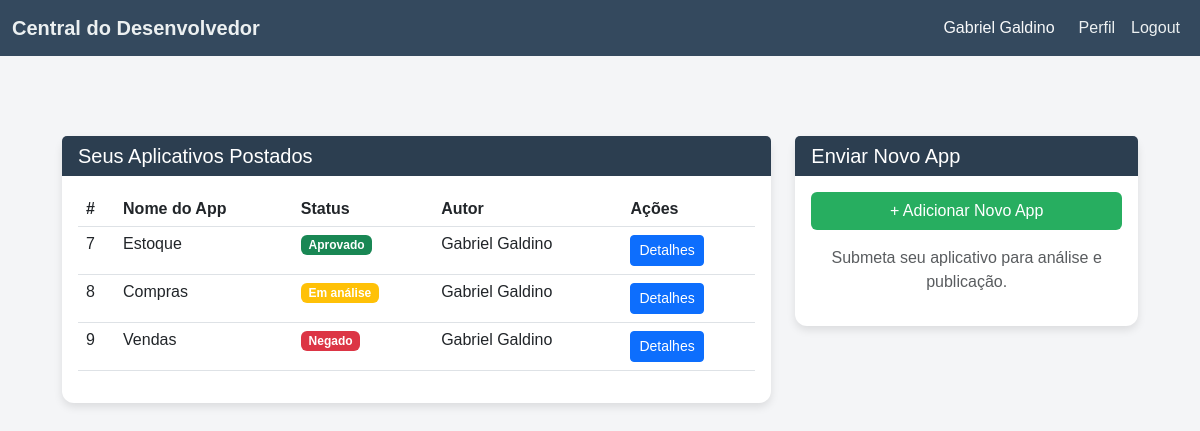
/developer/ (signed in), run on the app's committed database.
### Usuario/models.py (models this page shows, shortened)
class Colaborador(AbstractUser):
    def validar_cpf(value):
        cpf = CPF()
        if not cpf.validate(value):
            raise ValidationError('CPF inválido.')
    colaborador_groups = models.ManyToManyField(Group, related_name='colaborador', blank=True)
    colaborador_permissions = models.ManyToManyField(Permission, related_name='colaborador_permission', blank=True)
    cpf = models.CharField(max_length=14, unique=True, validators=[validar_cpf])
    email = models.EmailField(max_length=50, unique=True)
    telefone = models.CharField(max_length=15, blank=True, null=True)
    endereco = models.ForeignKey(
        Endereco, on_delete=models.PROTECT, blank=True, null=True)
    data_nascimento = models.DateField(blank=True, null=True)
    empresa = models.ForeignKey(
        Empresa, on_delete=models.PROTECT, blank=True, null=True, related_name='colaboradores')
    setor = models.ForeignKey(Setor, on_delete=models.PROTECT,
                              blank=True, null=True, related_name='cargo')
    cargo = models.ForeignKey(Cargo, on_delete=models.PROTECT,
                              blank=True, null=True, related_name='cargo')
    matricula = models.CharField(max_length=20, unique=True, blank=True, null=True)
    data_demissao = models.DateField(blank=True, null=True)
    is_active = models.BooleanField(default=1)
    is_developer = models.BooleanField(default=False)
    USERNAME_FIELD = 'username'

### Market/models.py (models this page shows, shortened)
class App(models.Model):
    nome = models.CharField(max_length=20, unique=True, blank=False)
    descricao = models.CharField(max_length=200, blank=True)
    versao = models.CharField(max_length=20, blank=False)
    instalado = models.BooleanField(default=False)
    dependencias = models.JSONField(default=list)
    arquivo_pacote = models.FileField(upload_to='app_pacotes/')
    autor = models.ForeignKey(Developer, on_delete=models.PROTECT, blank=False, null=False)
    publicado = models.BooleanField(default=False)
    created_At = models.DateTimeField(auto_now_add=True)
    updated_At = models.DateTimeField(auto_now=True)
    approved_status = models.CharField(null=True, blank=True, max_length=50, editable=True)

### Market/views.py (the view, shortened to what this page needs)
# urls.py: path('developer/', developer_view, name='central'),
@login_required
def developer_view(request):
    dev = request.user.id
    app_form = AppRegisterForm()
    apps = App.objects.all()
    return render(request, 'desenvolvedor/central_do_desenvolvedor.html', {
        'app_form': app_form,
        'apps': apps
    })

### Market/auth_developers.py (called while the page is built)
    def get_user(self, user_id):
        try:
            return User.objects.get(pk=user_id, is_developer=True)
        except User.DoesNotExist:
            return None

### Market/templatetags/custom_tags.py (called while the page is built)
@register.filter
def status_badge_class(value):
    if value == 'Aprovado':
        return 'bg-success'
    elif value == 'Negado':
        return 'bg-danger'
    elif value == 'Em análise':
        return 'bg-warning'

### Market/templates/desenvolvedor/central_do_desenvolvedor.html (shortened to what this page needs)
{%load static %}
{% load custom_tags %}
<html lang="en">
<head>
    <link href="https://cdn.jsdelivr.net/npm/bootstrap@5.3.0-alpha3/dist/css/bootstrap.min.css" rel="stylesheet">
    <link rel="stylesheet" href="../../static/styles/central_do_desenvolvedor.css">
</head>
    <body>
        <header class="header">
            <nav class="navbar navbar-expand-lg navbar-dark">
                <div class="container-fluid">
                    <a class="navbar-brand" href="#">Central do Desenvolvedor</a>
                    <div class="navbar-nav ms-auto">
                        <span class="navbar-text text-light me-3">
                            {{ user.first_name }} {{ user.last_name }}
                        </span>
                        <a class="nav-link" href="#">Perfil</a>
                        <a class="nav-link" href="{% url 'dev_logout' %}">Logout</a>
                    </div>
                </div>
            </nav>
        </header>
        <div class="dashboard container mt-5">
            <div class="row g-4">
                <div class="col-md-8">
                    <div class="card">
                        <div class="card-header">
                            <h5 class="mb-0">Seus Aplicativos Postados</h5>
                        </div>
                        <div class="card-body">
                            <table class="table table-hover">
                                <thead>
                                    <tr>
                                        <th>#</th>
                                        <th>Nome do App</th>
                                        <th>Status</th>
                                        <th>Autor</th>
                                        <th>Ações</th>
                                    </tr>
                                </thead>
                                <tbody>
                                    {% for app in apps %}
                                    <tr>
                                        <td>{{ app.id }}</td>
                                        <td>{{ app.nome }}</td>
                                        <td>
                                            <span class="badge {{ app.approved_status|status_badge_class }} status">
                                                {{ app.approved_status }}
                                            </span>
                                        </td>
                                        <td>{{ app.autor.first_name }} {{ app.autor.last_name }}</td>
                                        <td><button class="btn btn-sm btn-primary">Detalhes</button></td>
                                    </tr>
                                {% empty %}
                                    <tr><td colspan="5">Nenhum aplicativo publicado</td></tr>
                                {% endfor %}
                                </tbody>
                            </table>
                        </div>
                    </div>
                </div>
                <div class="col-md-4">
                    <div class="card">
                        <div class="card-header">
                            <h5 class="mb-0">Enviar Novo App</h5>
                        </div>
                        <div class="card-body text-center">
                            <button class="btn btn-upload w-100 mb-3" data-bs-toggle="modal" data-bs-target="#uploadAppModal">
                                + Adicionar Novo App
                            </button>
                            <p class="text-muted">Submeta seu aplicativo para análise e publicação.</p>
                        </div>
                    </div>
                </div>
            </div>
        </div>
    </body>
</html>

### Market/static/styles/central_do_desenvolvedor.css (style rules this page uses)
body { background-color: #f4f5f7; font-family: Arial, sans-serif; }
.header .navbar { background-color: #34495e; }
.navbar-brand { font-weight: bold; color: #ecf0f1; }
.navbar-nav .nav-link { color: #ecf0f1; }
.dashboard { padding: 2rem; }
.card { border: none; border-radius: 12px; box-shadow: 0 4px 8px rgba(0, 0, 0, 0.1); }
.card-header { background-color: #2c3e50; color: #ffffff; border-bottom: none; border-radius: 12px 12px 0 0; }
.btn-upload { background-color: #27ae60; color: white; }

### data on the page
Colaborador: first_name "Gabriel", last_name "Galdino"
App: id "7", nome "Estoque", approved_status "Aprovado", autor.first_name "Gabriel", autor.last_name "Galdino"
App: id "8", nome "Compras", approved_status "Em análise", autor.first_name "Gabriel", autor.last_name "Galdino"
App: id "9", nome "Vendas", approved_status "Negado", autor.first_name "Gabriel", autor.last_name "Galdino"
